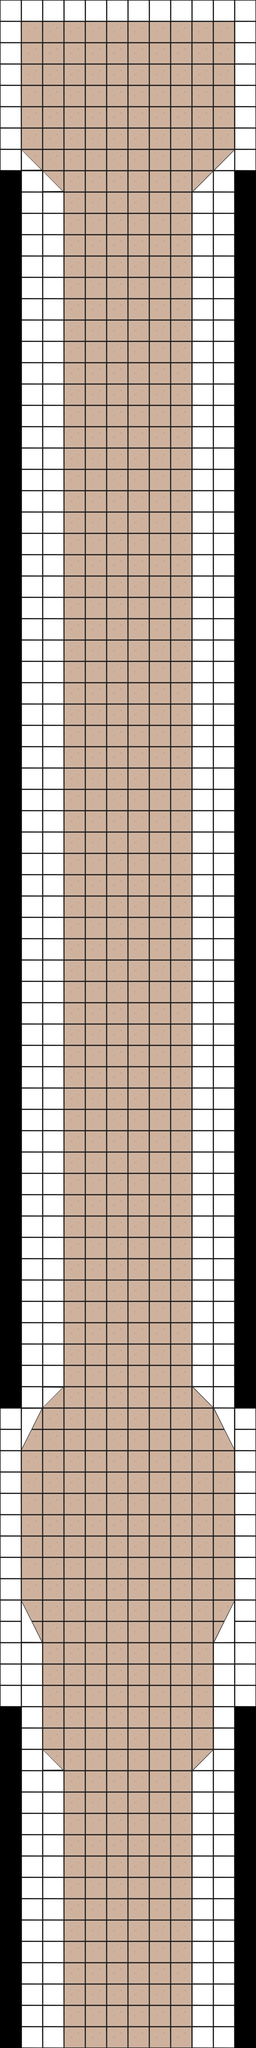

This game map was drawn from its Tiled (.tmx) file and the tilesets committed beside it. A one-line description and the trimmed map source follow:
An orthogonal 12x96 tile map with 64x64 px tiles, 2 tile layers (floor, wall) and 36 objects (27x enemy, 4x trigger_cloner, 3x ball, counter, point_start).

<map version="1.10" tiledversion="1.11.2" orientation="orthogonal" renderorder="right-down" width="12" height="96" tilewidth="64" tileheight="64" infinite="0" nextlayerid="10" nextobjectid="49">
 <editorsettings>
  <export target="../../../maps/ab.lua" format="lua" />
 </editorsettings>
 <tileset firstgid="1" source="saa_tt_sheet.tsx" />
 <group id="2" name="Group Layer 1" locked="1">
  <layer id="1" name="floor" width="12" height="96" locked="1">
   <data>[1152 cells, 658 non-empty, 1 distinct tile ids]</data>
  </layer>
  <layer id="3" name="wall" width="12" height="96" locked="1">
   <data>[1152 cells, 362 non-empty, 13 distinct tile ids]</data>
  </layer>
 </group>
 <group id="4" name="Group Layer 2">
  <objectgroup color="#00ffff" id="9" name="Object Layer 5" locked="1">
   <object id="48" type="counter" x="192" y="640" width="384" height="192" />
  </objectgroup>
  <objectgroup color="#ff0000" id="8" name="Object Layer 4" locked="1">
   <object id="12" type="enemy" x="640" y="4608">
    <point />
   </object>
   <object id="14" type="enemy" x="384" y="2816">
    <point />
   </object>
   <object id="15" type="enemy" x="448" y="2752">
    <point />
   </object>
   <object id="16" type="enemy" x="320" y="2752">
    <point />
   </object>
   <object id="17" type="enemy" x="384" y="2688">
    <point />
   </object>
   <object id="27" type="enemy" x="250.667" y="1498.67">
    <point />
   </object>
   <object id="28" type="enemy" x="314.667" y="1562.67">
    <point />
   </object>
   <object id="29" type="enemy" x="378.667" y="1498.67">
    <point />
   </object>
   <object id="30" type="enemy" x="442.667" y="1562.67">
    <point />
   </object>
   <object id="31" type="enemy" x="506.667" y="1498.67">
    <point />
   </object>
   <object id="32" type="enemy" x="478.667" y="1530">
    <point />
   </object>
   <object id="33" type="enemy" x="414.667" y="1530.67">
    <point />
   </object>
   <object id="34" type="enemy" x="346.667" y="1525.33">
    <point />
   </object>
   <object id="35" type="enemy" x="284" y="1482.67">
    <point />
   </object>
   <object id="36" type="enemy" x="275.334" y="1534">
    <point />
   </object>
   <object id="37" type="enemy" x="356" y="1600.67">
    <point />
   </object>
   <object id="38" type="enemy" x="412.667" y="1601.33">
    <point />
   </object>
   <object id="39" type="enemy" x="450" y="1479.33">
    <point />
   </object>
   <object id="40" type="enemy" x="342" y="1466.67">
    <point />
   </object>
   <object id="41" type="enemy" x="407.334" y="1444">
    <point />
   </object>
   <object id="42" type="enemy" x="274" y="1584">
    <point />
   </object>
   <object id="43" type="enemy" x="461.334" y="1614.67">
    <point />
   </object>
   <object id="44" type="enemy" x="322" y="1653.34">
    <point />
   </object>
   <object id="45" type="enemy" x="296.667" y="1422.67">
    <point />
   </object>
   <object id="46" type="enemy" x="407.334" y="1643.34">
    <point />
   </object>
   <object id="47" type="enemy" x="466.667" y="1434.67">
    <point />
   </object>
   <object id="13" type="enemy" x="128" y="4608">
    <point />
   </object>
  </objectgroup>
  <objectgroup color="#ffffff" id="7" name="Object Layer 3" locked="1">
   <object id="6" name="x2" type="trigger_cloner" x="320" y="3968" width="128" height="64">
    <properties>
     <property name="multiply" type="int" value="2" />
    </properties>
   </object>
   <object id="7" name="x2" type="trigger_cloner" x="192" y="3328" width="128" height="64">
    <properties>
     <property name="multiply" type="int" value="2" />
    </properties>
   </object>
   <object id="9" name="x3" type="trigger_cloner" x="256" y="2176" width="192" height="64">
    <properties>
     <property name="multiply" type="int" value="3" />
    </properties>
   </object>
   <object id="8" name="x0" type="trigger_cloner" x="448" y="3328" width="128" height="64">
    <properties>
     <property name="multiply" type="int" value="0" />
    </properties>
   </object>
  </objectgroup>
  <objectgroup id="6" name="Object Layer 2" locked="1">
   <object id="4" type="ball" x="489.333" y="5996">
    <point />
   </object>
   <object id="10" type="ball" x="385.333" y="6004">
    <point />
   </object>
   <object id="11" type="ball" x="273.333" y="5996">
    <point />
   </object>
  </objectgroup>
  <objectgroup color="#00ff00" id="5" name="Object Layer 1" locked="1">
   <object id="1" name="Start" type="point_start" x="384" y="5824">
    <point />
   </object>
  </objectgroup>
 </group>
</map>
